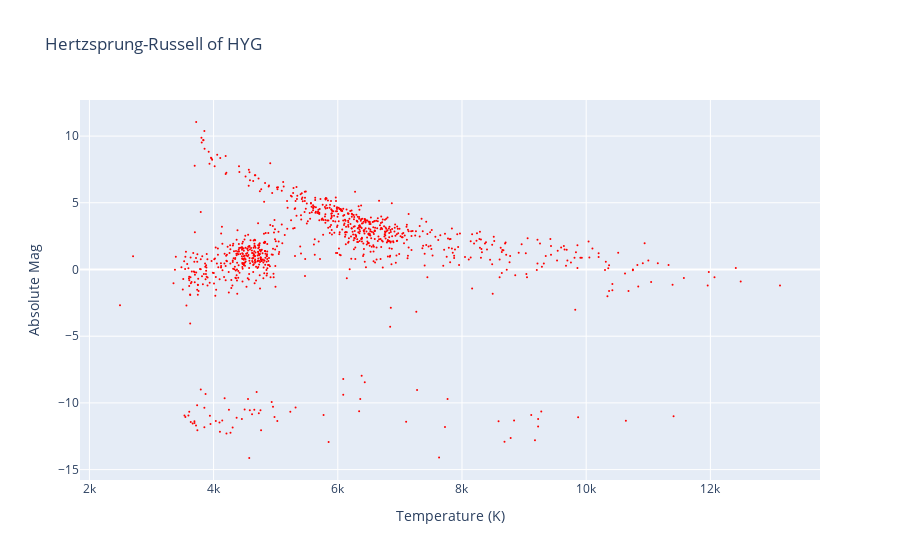

The code cell stored with this chart in its notebook:
### Code cell
layout2 = {'title': 'Hertzsprung-Russell of HYG', 
          'xaxis': {'title': 'Temperature (K)'},
          'yaxis': {'title': 'Absolute Mag'}
         }
trace2 = {'x': temp_list, 
          'y': abs_mag_list, 
          'mode': 'markers',
          'marker': {'color': 'red', 'size': 2}}

figure2 = {'data': [trace2], 
           'layout': layout2}

plotly.offline.iplot(figure2)

### Figure 1 — Plotly figure (JSON) as saved in the notebook; plotly's stock layout.template omitted (floating-point values rounded to 4 significant figures; data arrays with more than 128 entries replaced by an {"elided": "..."} marker saying what was removed)
{"data": [{"marker": {"color": "red", "size": 2}, "mode": "markers", "type": "scatter", "x": {"elided": "1000 float values"}, "y": {"elided": "1000 float values"}}], "layout": {"title": {"text": "Hertzsprung-Russell of HYG"}, "xaxis": {"title": {"text": "Temperature (K)"}}, "yaxis": {"title": {"text": "Absolute Mag"}}}}
